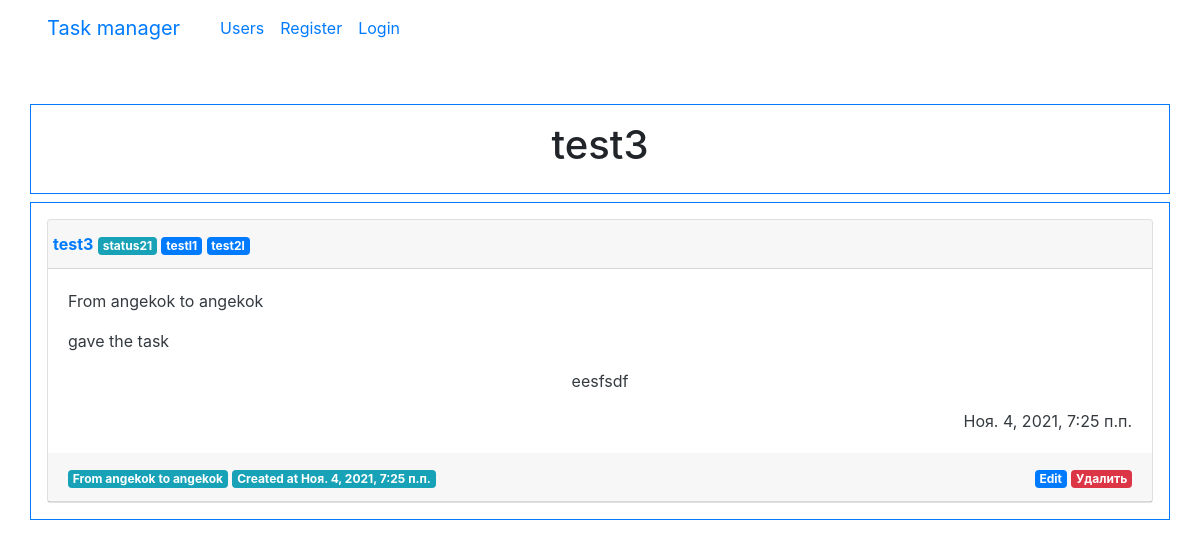
The app's page /tasks/4/ with its own data.
### tasks/models.py (models this page shows, shortened)
class Task(models.Model):
    name = models.CharField(max_length=255)
    created_at = models.DateTimeField(auto_now_add=True)
    content = models.TextField(max_length=600)
    status = models.ForeignKey(TaskStatus, on_delete=models.PROTECT, null=False, blank=False)
    creator = models.ForeignKey(User, on_delete=models.SET_NULL, null=True, blank=True)
    assigned_to = models.ForeignKey(User, on_delete=models.SET_NULL, null=True, blank=True, related_name="assigned_to")
    lables = models.ManyToManyField(TaskLable, blank=True)

class TaskStatus(models.Model):
    name = models.CharField(max_length=200, unique=True)
    def __str__(self):
        return self.name

class TaskLable(models.Model):
    name = models.CharField(max_length=200, unique=True)
    def __str__(self):
        return self.name

### tasks/views.py (the view)
# urls.py: path('tasks/<int:pk>/', views.TaskView.as_view(), name='task'),
class TaskView(generic.DetailView):
    model = Task
    template_name = "tasks/task.html"
    success_url = reverse_lazy('tasks')

### templates/tasks/task.html
{% extends "base.html" %}
{% load bootstrap4 %}
{% load i18n %}
{% block page_header %}
  <h1>{{ task.name }}</h1>
{% endblock %}
{% block content %}
<div class="card bg-white text-dark mb-9">
  <div class="card-header">
    <div class="row">
      <div class="text-left"><b><a href="{% url 'task' task.id %}">{{ task.name }}</a></b>
        <span class="badge badge-info">{{ task.status }}</span>
        {% for lable in task.lables.all %}
          <span class="badge badge-primary">{{lable}}</span>
        {% endfor %}
      </div>
    </div>
  </div>
  <div class="card-body">
    <p class="card-text text-left">{%trans "From "%} {{ task.creator }} {%trans " to "%} {{ task.assigned_to }}</p>
    <p class="card-text text-left">{{task.creator.first_name}} {{task.creator.last_name}} {% trans " gave the task "%} {{task.assigned_to.first_name}} {{task.assigned_to.last_name}}</p>
    <p class="card-text">{{task.content}}</p>
    <p class="card-text text-right">{{task.created_at}}</p>
  </div>
  <div class="card-header">
    <div class="row">
      <div class="col-auto mr-auto"><span class="badge badge-info">
        {%trans "From "%} {{ task.creator }} {%trans " to "%} {{ task.assigned_to }}
      </span>
        <span class="badge badge-info">
        {%trans "Created at"%} {{ task.created_at }}
      </span>
    </div>
      <div class="col-auto"><a href="{% url 'task_update' task.id %}" class="badge badge-primary">{% trans "Edit" %}</a>
           <a href="{% url 'task_delete' task.id %}" class="badge badge-danger">{% trans "Delete" %}</a></div>
    </div>
  </div>
</div>
{% endblock %}

### records on screen
Task: name "test3", status "status21", creator "angekok", assigned_to "angekok", content "eesfsdf", created_at "Ноя. 4, 2021, 7:25 п.п."
TaskLable: name "testl1"
TaskLable: name "test2l"
